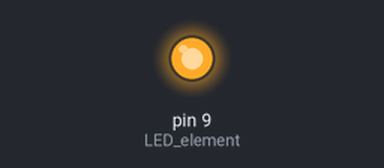
A sketch run on a simulated Arduino Uno, built with avr-gcc and run on an emulated ATmega328P. Parts: output pins drawn as LEDs (lit = HIGH).

Above: at 0.1 s.
At 9.1 s:
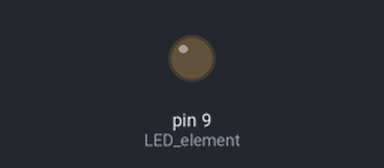
Timing chart, 0 to 10.6 s (numbered marks = the images above):
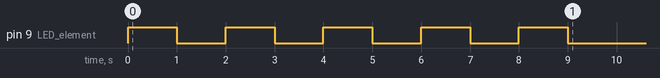

The sketch:

Aufgabe1.ino
```cpp
int LED_element = 9;

void setup() {
  // put your setup code here, to run once:
pinMode(LED_element, OUTPUT);
blinkLED(5, 1000);

}

void loop() {

}

void blinkLED(int Blink, int delaytime){

for (int i=0; i < Blink; i++) {

digitalWrite(LED_element, HIGH);
delay(delaytime);

digitalWrite(LED_element, LOW);
delay(delaytime);
}
}
```
